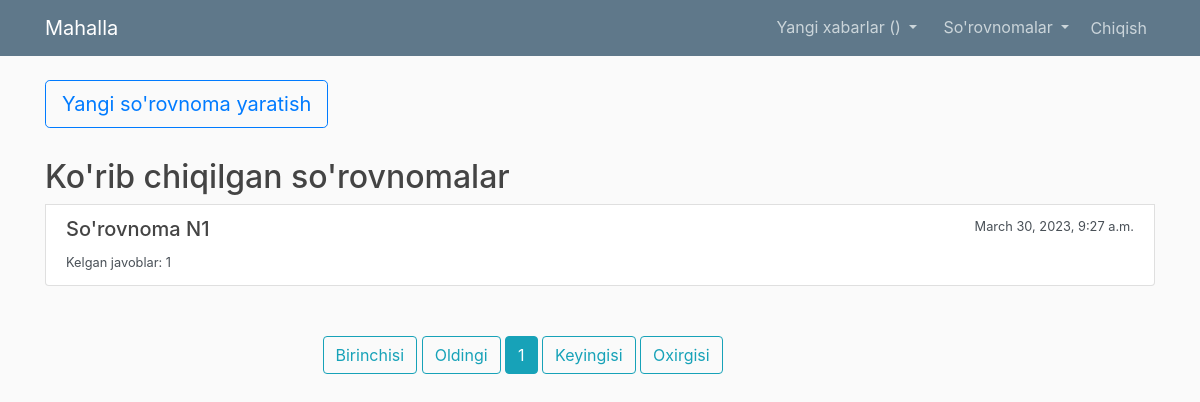
Screenshot of /requests/finished (signed in) with the database file from the repository.
### main/models.py (models this page shows, shortened)
class RequestModel(models.Model):
    sender = models.ForeignKey(User, on_delete=models.CASCADE, related_name='requests_as_sender')
    taxminiy_qonun_buzarlik_holati = models.CharField(
        max_length=200,
        choices=QonunBuzilishOptions.choices,
        default=QonunBuzilishOptions.BOSHQA
    )
    context = models.TextField(verbose_name="Text contexti")
    address = models.TextField()
    image = models.ImageField(upload_to='requests/', null=True, blank=True)
    location_latitude = models.CharField(max_length=200, null=True, blank=True)
    location_longitude = models.CharField(max_length=200, null=True, blank=True)
    created_at = models.DateTimeField(auto_now_add=True)
    hokimiyat_receiver = models.ForeignKey(
        User,
        on_delete=models.CASCADE,
        related_name='requests_as_hokimiyat_receiver',
        null=True,
        blank=True
    )
    kadastr_receiver = models.ForeignKey(
        User,
        on_delete=models.CASCADE,
        related_name='requests_as_kadastr_receiver',
        null=True,
        blank=True,
    )
    qurilish_receiver = models.ForeignKey(
        User,
        on_delete=models.CASCADE,
        related_name='requests_as_qurilish_receiver',
        null=True,
        blank=True,
    )
    class Meta:
        verbose_name = 'So\'rovnoma'
        verbose_name_plural = 'So\'rovnomalar'
        ordering = ['-created_at']

### main/views.py (the view)
# urls.py: path("requests/finished", request_finished_list, name='finished-request-list'),
@login_required(login_url='users/login')
@mahalla_only
def request_finished_list(request):
    context = {"host_name":"www"}
    query_page_num = request.GET.get('page', 1)
    all_request_objects = RequestModel.objects.filter(
        sender=request.user, responses__isnull=False
        ).distinct().order_by(
            '-created_at'
        )
    paginator = Paginator(all_request_objects, paginator_number)
    request_objects = paginator.get_page(query_page_num)
    context['request_objects'] = request_objects
    context['page_name'] = "Ko'rib chiqilgan so'rovnomalar"
    return render(request=request, template_name='main/request_list.html', context=context)

### users/models.py (called while the page is built)
    def __str__(self):
        if self.role == 'Rais' or self.role == 'Hokim yordamchisi':
            return f"MFY: {self.mahalla.name}, {self.mahalla.tuman.name}"
        elif self.role in ['Kadastr', 'Hokimiyat', 'Qurilish', 'Nazoratchi']:
            return f"{self.role}: {self.tuman}"
        else:
            return f"Admin: {self.username}"

### main/templates/main/request_list.html (shortened to what this page needs)
{% extends "main/base.html" %}
{% load hosts %}
{% block content %}
<a href="{% host_url 'request-create' host host_name %}"class="btn btn-outline-primary btn-lg" id="create-request">Yangi so'rovnoma yaratish</a>
<div class="list-group">
  <h2>{{ page_name }}</h2>
    {% for request_obj in request_objects %}
      <a href="{% url 'request-info' pk=request_obj.pk %}" class="list-group-item list-group-item-action flex-column align-items-start">
        <div class="d-flex w-100 justify-content-between">
          <h5 class="mb-1">So'rovnoma N{{ request_obj.pk }}</h5>
          <small>{{ request_obj.created_at }}</small>
        </div>
        <small>Kelgan javoblar: {{ request_obj.responses.count }}</small>
      </a>
    {% endfor %}
</div>
<div class="paginator">
  <a class="btn btn-outline-info mb-4" href="?page=1">Birinchisi</a>
  {% if request_objects.has_previous %}
    <a class="btn btn-outline-info mb-4" href="?page={{ request_objects.previous_page_number }}">Oldingi</a>
  {% else %}
    <a class="btn btn-outline-info mb-4" href="?page=1">Oldingi</a>
  {% endif %}
  {% for num in request_objects.paginator.page_range %}
    {% if request_objects.number == num %}
      <a class="btn btn-info mb-4" href="?page={{ num }}">{{ num }}</a>
    {% elif num > request_objects.number|add:'-3' and num < request_objects.number|add:'3' %}
      <a class="btn btn-outline-info mb-4" href="?page={{ num }}">{{ num }}</a>
    {% endif %}
  {% endfor %}
  {% if request_objects.has_next %}
    <a class="btn btn-outline-info mb-4" href="?page={{ request_objects.next_page_number }}">Keyingisi</a>
  {% else %}
    <a class="btn btn-outline-info mb-4" href="?page={{ request_objects.paginator.num_pages }}">Keyingisi</a>
  {% endif %}
  <a class="btn btn-outline-info mb-4" href="?page={{ request_objects.paginator.num_pages }}">Oxirgisi</a>
</div>
{% endblock content %}

### main/static/main/main.css (style rules this page uses)
body { background: #fafafa; color: #333333; margin-top: 5rem; }
h1, h2, h3, h4, h5, h6 { color: #444444; }
#create-request { margin-bottom: 30px; }
.list-group { margin-bottom: 50px; }
.paginator { margin: auto; width: 50%; }

### rows the page displays
RequestModel: pk "1", created_at "March 30, 2023, 9:27 a.m.", responses.count "1"

### other values shown
{{ page_name }} "Ko'rib chiqilgan so'rovnomalar"
{{ num }} "1"
